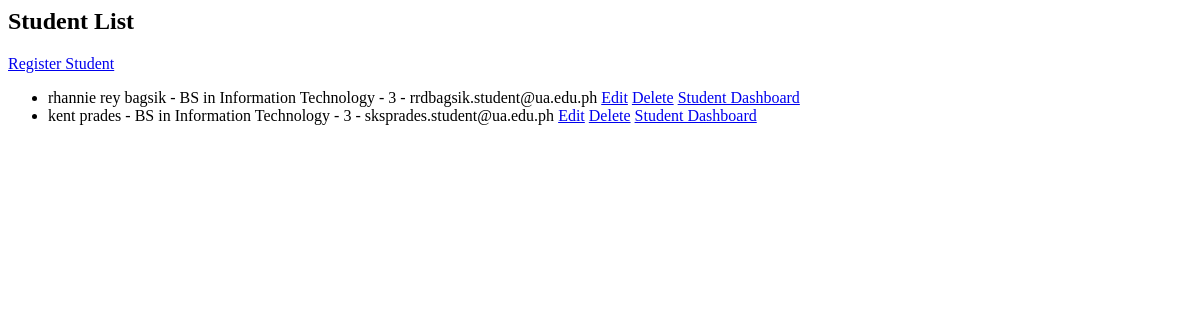
Page /registration/ on the earlier database version.
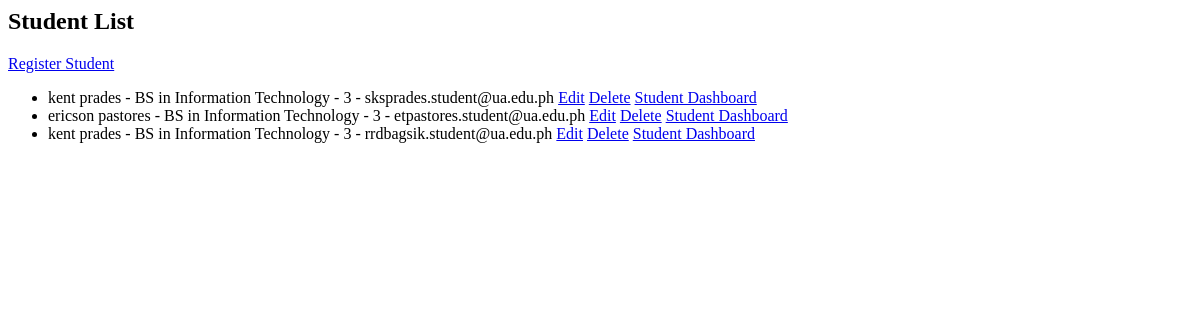
Same page on the later database version.
### registration/models.py (models this page shows, shortened)
class Student(models.Model):
    student_name = models.CharField(max_length=100)
    program = models.CharField(max_length=100)
    year_level = models.IntegerField()
    email = models.EmailField()

### registration/views.py (the view)
# urls.py: path('', views.student_list, name='student_list'),
def student_list(request):
    students = Student.objects.all()
    return render(request, 'registration/student_list.html', {'students': students})

### registration/templates/registration/student_list.html
<h2>Student List</h2>
<a href="{% url 'student_create' %}">Register Student</a>
<ul>
  {% for student in students %}
    <li>{{ student.student_name }} - {{ student.program }} - {{ student.year_level }} - {{ student.email }}
      <a href="{% url 'student_update' student.pk %}">Edit</a>
      <a href="{% url 'student_delete' student.pk %}">Delete</a>
      <a href="{% url 'student_dashboard' %}">Student Dashboard</a>
    </li>
  {% endfor %}
</ul>

Differences in the rows shown:
removed Student: student_name "rhannie rey bagsik", program "BS in Information Technology", year_level "3", email "rrdbagsik.student@ua.edu.ph"
added Student: student_name "ericson pastores", program "BS in Information Technology", year_level "3", email "etpastores.student@ua.edu.ph"
added Student: student_name "kent prades", program "BS in Information Technology", year_level "3", email "rrdbagsik.student@ua.edu.ph"
